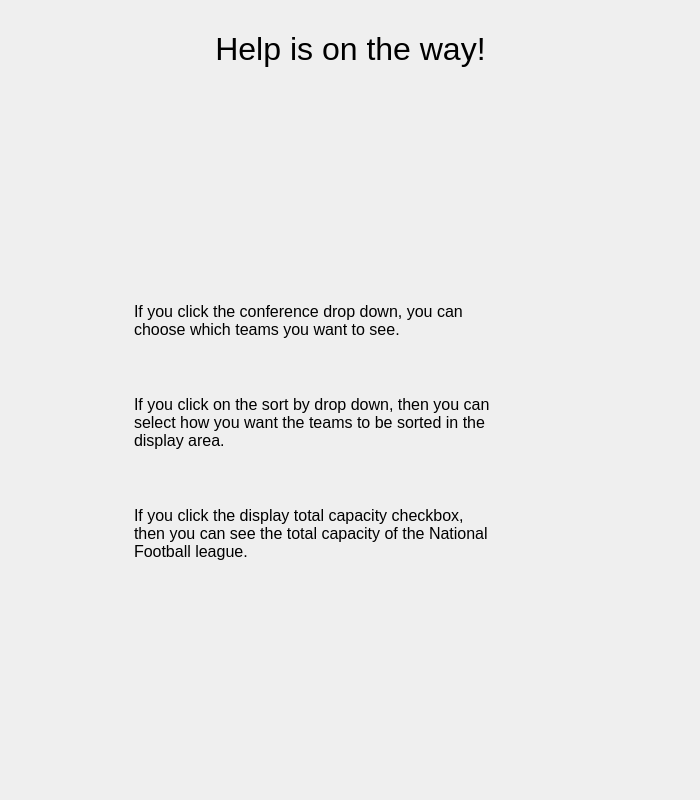
<?xml version="1.0" encoding="UTF-8"?>
<ui version="4.0">
 <class>HelpWindow</class>
 <widget class="QDialog" name="HelpWindow">
  <property name="geometry">
   <rect>
    <x>0</x>
    <y>0</y>
    <width>700</width>
    <height>800</height>
   </rect>
  </property>
  <property name="minimumSize">
   <size>
    <width>600</width>
    <height>500</height>
   </size>
  </property>
  <property name="windowTitle">
   <string>Help - NFL Database</string>
  </property>
  <layout class="QHBoxLayout" name="horizontalLayout_3">
   <item>
    <layout class="QVBoxLayout" name="verticalLayout_3">
     <item>
      <spacer name="verticalSpacer_9">
       <property name="orientation">
        <enum>Qt::Vertical</enum>
       </property>
       <property name="sizeType">
        <enum>QSizePolicy::Maximum</enum>
       </property>
       <property name="sizeHint" stdset="0">
        <size>
         <width>20</width>
         <height>20</height>
        </size>
       </property>
      </spacer>
     </item>
     <item>
      <layout class="QHBoxLayout" name="horizontalLayout_2">
       <item>
        <spacer name="horizontalSpacer_4">
         <property name="orientation">
          <enum>Qt::Horizontal</enum>
         </property>
         <property name="sizeHint" stdset="0">
          <size>
           <width>40</width>
           <height>20</height>
          </size>
         </property>
        </spacer>
       </item>
       <item>
        <widget class="QLabel" name="label">
         <property name="font">
          <font>
           <pointsize>24</pointsize>
           <weight>50</weight>
           <bold>false</bold>
           <underline>false</underline>
          </font>
         </property>
         <property name="text">
          <string>Help is on the way!</string>
         </property>
         <property name="alignment">
          <set>Qt::AlignCenter</set>
         </property>
        </widget>
       </item>
       <item>
        <spacer name="horizontalSpacer_5">
         <property name="orientation">
          <enum>Qt::Horizontal</enum>
         </property>
         <property name="sizeHint" stdset="0">
          <size>
           <width>40</width>
           <height>20</height>
          </size>
         </property>
        </spacer>
       </item>
      </layout>
     </item>
     <item>
      <spacer name="verticalSpacer_10">
       <property name="orientation">
        <enum>Qt::Vertical</enum>
       </property>
       <property name="sizeHint" stdset="0">
        <size>
         <width>20</width>
         <height>40</height>
        </size>
       </property>
      </spacer>
     </item>
     <item>
      <layout class="QHBoxLayout" name="horizontalLayout">
       <item>
        <spacer name="horizontalSpacer_2">
         <property name="orientation">
          <enum>Qt::Horizontal</enum>
         </property>
         <property name="sizeHint" stdset="0">
          <size>
           <width>40</width>
           <height>20</height>
          </size>
         </property>
        </spacer>
       </item>
       <item>
        <layout class="QVBoxLayout" name="verticalLayout">
         <item>
          <widget class="QLabel" name="label_2">
           <property name="font">
            <font>
             <pointsize>12</pointsize>
            </font>
           </property>
           <property name="text">
            <string>If you click the conference drop down, you can choose which teams you want to see.</string>
           </property>
           <property name="scaledContents">
            <bool>false</bool>
           </property>
           <property name="wordWrap">
            <bool>true</bool>
           </property>
          </widget>
         </item>
         <item>
          <spacer name="verticalSpacer">
           <property name="orientation">
            <enum>Qt::Vertical</enum>
           </property>
           <property name="sizeType">
            <enum>QSizePolicy::Maximum</enum>
           </property>
           <property name="sizeHint" stdset="0">
            <size>
             <width>20</width>
             <height>50</height>
            </size>
           </property>
          </spacer>
         </item>
         <item>
          <widget class="QLabel" name="label_3">
           <property name="font">
            <font>
             <pointsize>12</pointsize>
            </font>
           </property>
           <property name="text">
            <string>If you click on the sort by drop down, then you can select how you want the teams to be sorted in the display area.</string>
           </property>
           <property name="scaledContents">
            <bool>false</bool>
           </property>
           <property name="wordWrap">
            <bool>true</bool>
           </property>
          </widget>
         </item>
         <item>
          <spacer name="verticalSpacer_2">
           <property name="orientation">
            <enum>Qt::Vertical</enum>
           </property>
           <property name="sizeType">
            <enum>QSizePolicy::Maximum</enum>
           </property>
           <property name="sizeHint" stdset="0">
            <size>
             <width>20</width>
             <height>50</height>
            </size>
           </property>
          </spacer>
         </item>
         <item>
          <widget class="QLabel" name="label_4">
           <property name="font">
            <font>
             <pointsize>12</pointsize>
            </font>
           </property>
           <property name="text">
            <string>If you click the display total capacity checkbox, then you can see the total capacity of the National Football league.</string>
           </property>
           <property name="scaledContents">
            <bool>false</bool>
           </property>
           <property name="wordWrap">
            <bool>true</bool>
           </property>
          </widget>
         </item>
        </layout>
       </item>
       <item>
        <spacer name="horizontalSpacer">
         <property name="orientation">
          <enum>Qt::Horizontal</enum>
         </property>
         <property name="sizeType">
          <enum>QSizePolicy::Maximum</enum>
         </property>
         <property name="sizeHint" stdset="0">
          <size>
           <width>50</width>
           <height>20</height>
          </size>
         </property>
        </spacer>
       </item>
       <item>
        <layout class="QVBoxLayout" name="verticalLayout_2">
         <item>
          <spacer name="verticalSpacer_3">
           <property name="orientation">
            <enum>Qt::Vertical</enum>
           </property>
           <property name="sizeType">
            <enum>QSizePolicy::Maximum</enum>
           </property>
           <property name="sizeHint" stdset="0">
            <size>
             <width>20</width>
             <height>20</height>
            </size>
           </property>
          </spacer>
         </item>
         <item>
          <widget class="QLabel" name="label_5">
           <property name="sizePolicy">
            <sizepolicy hsizetype="Maximum" vsizetype="Maximum">
             <horstretch>0</horstretch>
             <verstretch>0</verstretch>
            </sizepolicy>
           </property>
           <property name="minimumSize">
            <size>
             <width>0</width>
             <height>0</height>
            </size>
           </property>
           <property name="maximumSize">
            <size>
             <width>300</width>
             <height>75</height>
            </size>
           </property>
           <property name="text">
            <string/>
           </property>
           <property name="pixmap">
            <pixmap resource="resources.qrc">:/images/ConferenceHelp.png</pixmap>
           </property>
           <property name="scaledContents">
            <bool>true</bool>
           </property>
           <property name="alignment">
            <set>Qt::AlignCenter</set>
           </property>
           <property name="margin">
            <number>0</number>
           </property>
          </widget>
         </item>
         <item>
          <spacer name="verticalSpacer_6">
           <property name="orientation">
            <enum>Qt::Vertical</enum>
           </property>
           <property name="sizeType">
            <enum>QSizePolicy::Maximum</enum>
           </property>
           <property name="sizeHint" stdset="0">
            <size>
             <width>20</width>
             <height>50</height>
            </size>
           </property>
          </spacer>
         </item>
         <item>
          <widget class="QLabel" name="label_6">
           <property name="sizePolicy">
            <sizepolicy hsizetype="Maximum" vsizetype="Maximum">
             <horstretch>0</horstretch>
             <verstretch>0</verstretch>
            </sizepolicy>
           </property>
           <property name="maximumSize">
            <size>
             <width>290</width>
             <height>150</height>
            </size>
           </property>
           <property name="text">
            <string/>
           </property>
           <property name="pixmap">
            <pixmap resource="resources.qrc">:/images/SortHelp.png</pixmap>
           </property>
           <property name="scaledContents">
            <bool>true</bool>
           </property>
          </widget>
         </item>
         <item>
          <spacer name="verticalSpacer_7">
           <property name="orientation">
            <enum>Qt::Vertical</enum>
           </property>
           <property name="sizeType">
            <enum>QSizePolicy::Maximum</enum>
           </property>
           <property name="sizeHint" stdset="0">
            <size>
             <width>20</width>
             <height>50</height>
            </size>
           </property>
          </spacer>
         </item>
         <item>
          <widget class="QLabel" name="label_7">
           <property name="sizePolicy">
            <sizepolicy hsizetype="Fixed" vsizetype="Fixed">
             <horstretch>0</horstretch>
             <verstretch>0</verstretch>
            </sizepolicy>
           </property>
           <property name="maximumSize">
            <size>
             <width>300</width>
             <height>120</height>
            </size>
           </property>
           <property name="text">
            <string/>
           </property>
           <property name="pixmap">
            <pixmap resource="resources.qrc">:/images/DisplayCapacityHelp.png</pixmap>
           </property>
           <property name="scaledContents">
            <bool>true</bool>
           </property>
          </widget>
         </item>
         <item>
          <spacer name="verticalSpacer_4">
           <property name="orientation">
            <enum>Qt::Vertical</enum>
           </property>
           <property name="sizeType">
            <enum>QSizePolicy::Maximum</enum>
           </property>
           <property name="sizeHint" stdset="0">
            <size>
             <width>20</width>
             <height>10</height>
            </size>
           </property>
          </spacer>
         </item>
        </layout>
       </item>
       <item>
        <spacer name="horizontalSpacer_3">
         <property name="orientation">
          <enum>Qt::Horizontal</enum>
         </property>
         <property name="sizeHint" stdset="0">
          <size>
           <width>40</width>
           <height>20</height>
          </size>
         </property>
        </spacer>
       </item>
      </layout>
     </item>
     <item>
      <spacer name="verticalSpacer_11">
       <property name="orientation">
        <enum>Qt::Vertical</enum>
       </property>
       <property name="sizeHint" stdset="0">
        <size>
         <width>20</width>
         <height>40</height>
        </size>
       </property>
      </spacer>
     </item>
    </layout>
   </item>
  </layout>
 </widget>
 <resources>
  <include location="resources.qrc"/>
 </resources>
 <connections/>
</ui>
